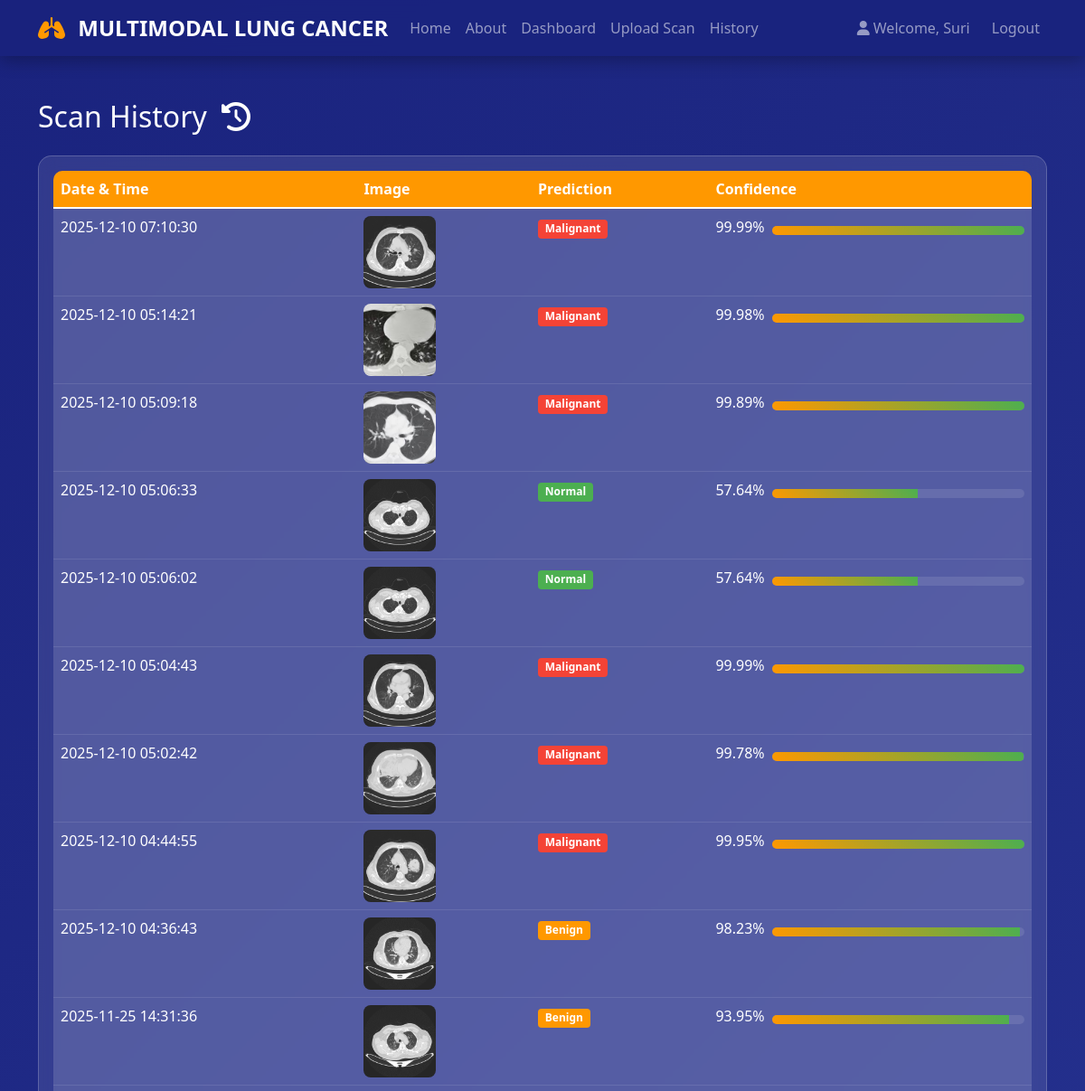
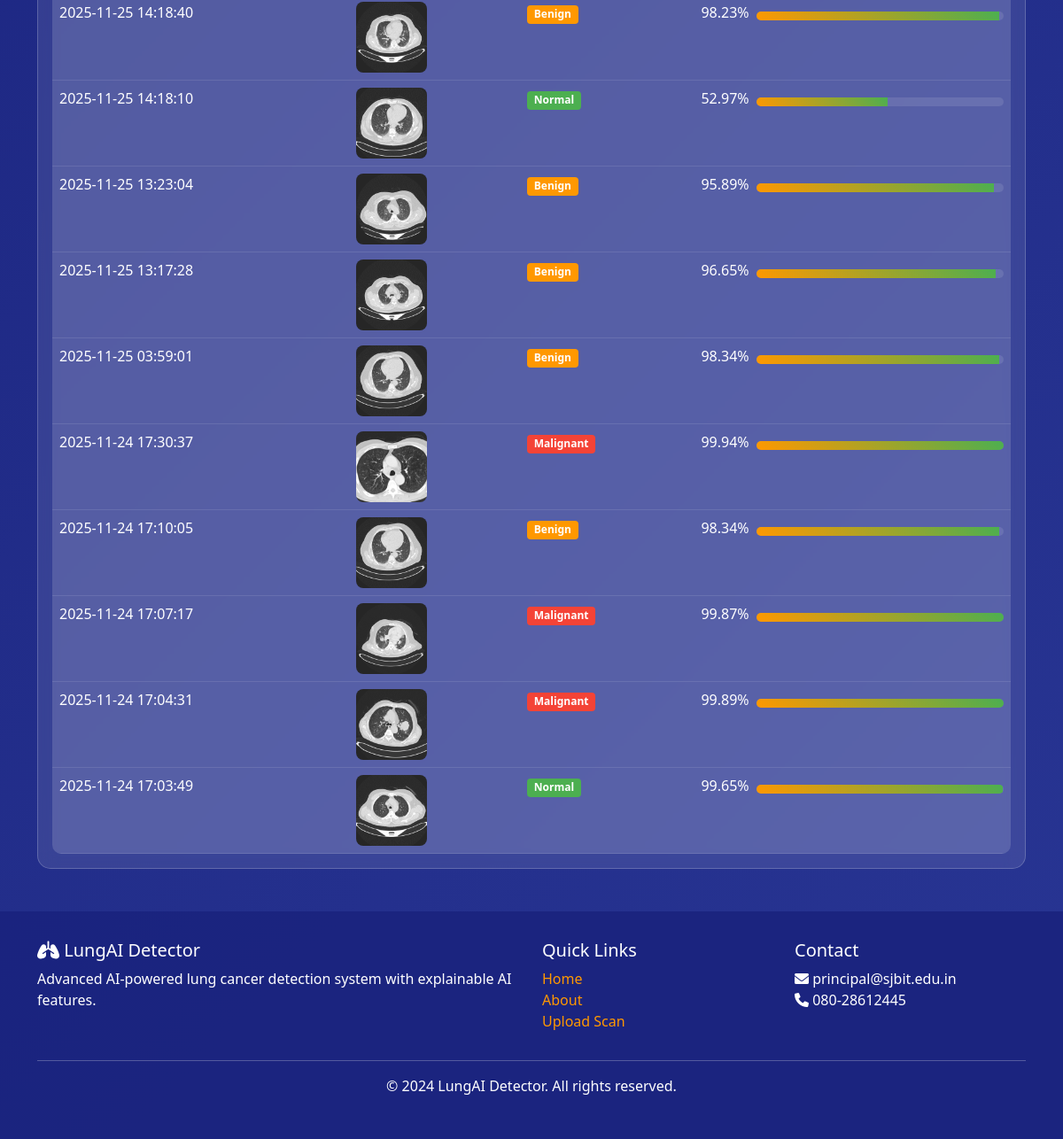
The app's page /history (signed in) with its own data (2 pictures, top to bottom).
### tables this page shows
CREATE TABLE predictions
                 (id INTEGER PRIMARY KEY AUTOINCREMENT,
                  user_id INTEGER,
                  image_path TEXT NOT NULL,
                  prediction TEXT NOT NULL,
                  confidence REAL NOT NULL,
                  created_at TIMESTAMP DEFAULT CURRENT_TIMESTAMP,
                  FOREIGN KEY (user_id) REFERENCES users (id));

### app.py (the view)
@app.route('/history')
def history():
    if 'user_id' not in session:
        return redirect(url_for('login'))
    conn = get_db_connection()
    predictions = conn.execute(
        'SELECT * FROM predictions WHERE user_id = ? ORDER BY created_at DESC',
        (session['user_id'],)
    ).fetchall()
    conn.close()
    return render_template('history.html', predictions=predictions)

### app.py (called while the page is built)
def get_db_connection():
    conn = sqlite3.connect('database.db')
    conn.row_factory = sqlite3.Row
    return conn

### templates/history.html (shortened to what this page needs)
{% extends "base.html" %}
{% block content %}
<div class="container my-5">
    <h2 class="mb-4">Scan History <i class="fas fa-history ms-2"></i></h2>
    {% if predictions %}
    <div class="card card-custom">
        <div class="card-body">
            <div class="table-responsive">
                <table class="table table-hover history-table">
                    <thead>
                        <tr>
                            <th>Date & Time</th>
                            <th>Image</th>
                            <th>Prediction</th>
                            <th>Confidence</th>
                        </tr>
                    </thead>
                    <tbody>
                        {% for pred in predictions %}
                        <tr>
                            <td>{{ pred.created_at }}</td>
                            <td>
                                <img src="{{ url_for('static', filename='uploads/' + pred.image_path.split('/')[-1]) }}"
                                     alt="CT Scan" style="width: 80px; height: 80px; object-fit: cover; border-radius: 8px;">
                            </td>
                            <td>
                                {% if pred.prediction == "Normal cases" %}
                                <span class="badge badge-normal">Normal</span>
                                {% elif pred.prediction == "Bengin cases" %}
                                <span class="badge badge-benign">Benign</span>
                                {% else %}
                                <span class="badge badge-malignant">Malignant</span>
                                {% endif %}
                            </td>
                            <td>
                                <div class="d-flex align-items-center">
                                    <span class="me-2">{{ "%.2f"|format(pred.confidence * 100) }}%</span>
                                    <div class="progress flex-grow-1" style="width: 100px;">
                                        <div class="progress-bar" style="width: {{ pred.confidence * 100 }}%"></div>
                                    </div>
                                </div>
                            </td>
                        </tr>
                        {% endfor %}
                    </tbody>
                </table>
            </div>
        </div>
    </div>
    {% endif %}
</div>
{% endblock %}

### templates/base.html (shortened to what this page needs)
<!DOCTYPE html>
<html lang="en">
<head>
    <link href="https://cdn.jsdelivr.net/npm/bootstrap@5.1.3/dist/css/bootstrap.min.css" rel="stylesheet">
    <link href="https://cdnjs.cloudflare.com/ajax/libs/font-awesome/6.0.0/css/all.min.css" rel="stylesheet">
    <link rel="stylesheet" href="{{ url_for('static', filename='css/style.css') }}">
</head>
<body>
    <nav class="navbar navbar-expand-lg navbar-dark custom-navbar">
        <div class="container">
            <a class="navbar-brand" href="{{ url_for('index') }}">
                <i class="fas fa-lungs"></i> MULTIMODAL LUNG CANCER
            </a>
            <div class="collapse navbar-collapse" id="navbarNav">
                <ul class="navbar-nav me-auto">
                    <li class="nav-item">
                        <a class="nav-link" href="{{ url_for('index') }}">Home</a>
                    </li>
                    <li class="nav-item">
                        <a class="nav-link" href="{{ url_for('about') }}">About</a>
                    </li>
                    {% if session.user_id %}
                    <li class="nav-item">
                        <a class="nav-link" href="{{ url_for('dashboard') }}">Dashboard</a>
                    </li>
                    <li class="nav-item">
                        <a class="nav-link" href="{{ url_for('upload') }}">Upload Scan</a>
                    </li>
                    <li class="nav-item">
                        <a class="nav-link" href="{{ url_for('history') }}">History</a>
                    </li>
                    {% endif %}
                </ul>
                <ul class="navbar-nav">
                    {% if session.user_id %}
                    <li class="nav-item">
                        <span class="navbar-text me-3 d-flex align-items-center">
                    <i class="fas fa-user me-1"></i> Welcome, {{ session.username }}
                        </span>
                </li>
                    <li class="nav-item">
                        <a class="nav-link" href="{{ url_for('logout') }}">Logout</a>
                    </li>
                    {% endif %}
                </ul>
            </div>
        </div>
    </nav>
    <main>
        {% block content %}{% endblock %}
    </main>
    <footer class="custom-footer mt-5">
        <div class="container">
            <div class="row">
                <div class="col-md-6">
                    <h5><i class="fas fa-lungs"></i> LungAI Detector</h5>
                    <p>Advanced AI-powered lung cancer detection system with explainable AI features.</p>
                </div>
                <div class="col-md-3">
                    <h5>Quick Links</h5>
                    <ul class="list-unstyled">
                        <li><a href="{{ url_for('index') }}">Home</a></li>
                        <li><a href="{{ url_for('about') }}">About</a></li>
                        <li><a href="{{ url_for('upload') }}">Upload Scan</a></li>
                    </ul>
                </div>
                <div class="col-md-3">
                    <h5>Contact</h5>
                    <ul class="list-unstyled">
                        <li><i class="fas fa-envelope"></i> principal@sjbit.edu.in</li>
                        <li><i class="fas fa-phone"></i> 080-28612445</li>
                    </ul>
                </div>
            </div>
            <hr>
            <div class="text-center">
                <p>&copy; 2024 LungAI Detector. All rights reserved.</p>
            </div>
        </div>
    </footer>
</body>
</html>

### static/css/style.css (style rules this page uses)
:root { --dark-blue: #1a237e; --medium-blue: #283593; --light-blue: #303f9f; --orange: #ff9800; --green: #4caf50; --light-green: #8bc34a; --white: #ffffff; --light-gray: #f5f5f5; --dark-gray: #333333; }
body { background: linear-gradient(135deg, var(--dark-blue) 0%, var(--medium-blue) 100%); color: var(--white); min-height: 100vh; font-family: 'Segoe UI', Tahoma, Geneva, Verdana, sans-serif; }
.custom-navbar { background: rgba(26, 35, 126, 0.95) !important; backdrop-filter: blur(10px); box-shadow: 0 4px 20px rgba(0, 0, 0, 0.3); }
.navbar-brand { font-weight: bold; font-size: 1.5rem; }
.navbar-brand i { color: var(--orange); margin-right: 0.5rem; }
.custom-footer { background: rgba(26, 35, 126, 0.9); color: var(--white); padding: 2rem 0; margin-top: auto; }
.custom-footer a { color: var(--orange); text-decoration: none; }
.card-custom { background: rgba(255, 255, 255, 0.1); backdrop-filter: blur(10px); border: 1px solid rgba(255, 255, 255, 0.2); border-radius: 15px; color: var(--white); transition: transform 0.3s ease; }
.badge-normal { background: var(--green); }
.badge-benign { background: var(--orange); }
.badge-malignant { background: #f44336; }
.history-table { background: rgba(255, 255, 255, 0.1); border-radius: 10px; overflow: hidden; }
.table { color: var(--white); margin-bottom: 0; }
.table th { background: var(--orange); border: none; color: var(--white); }
.table td { background: rgba(255, 255, 255, 0.05); border-color: rgba(255, 255, 255, 0.1); }
.progress { height: 10px; background: rgba(255, 255, 255, 0.1); border-radius: 5px; margin-top: 0.5rem; }
.progress-bar { background: linear-gradient(45deg, var(--orange), var(--green)); }

### records on screen
predictions: created_at "2025-12-10 07:10:30", image_path (picture), prediction "Malignant", pred.confidence*100 "99.99"
predictions: created_at "2025-12-10 05:14:21", image_path (picture), prediction "Malignant", pred.confidence*100 "99.98"
predictions: created_at "2025-12-10 05:09:18", image_path (picture), prediction "Malignant", pred.confidence*100 "99.89"
predictions: created_at "2025-12-10 05:06:33", image_path (picture), prediction "Normal", pred.confidence*100 "57.64"
predictions: created_at "2025-12-10 05:06:02", image_path (picture), prediction "Normal", pred.confidence*100 "57.64"
predictions: created_at "2025-12-10 05:04:43", image_path (picture), prediction "Malignant", pred.confidence*100 "99.99"
predictions: created_at "2025-12-10 05:02:42", image_path (picture), prediction "Malignant", pred.confidence*100 "99.78"
predictions: created_at "2025-12-10 04:44:55", image_path (picture), prediction "Malignant", pred.confidence*100 "99.95"
predictions: created_at "2025-12-10 04:36:43", image_path (picture), prediction "Benign", pred.confidence*100 "98.23"
predictions: created_at "2025-11-25 14:31:36", image_path (picture), prediction "Benign", pred.confidence*100 "93.95"
predictions: created_at "2025-11-25 14:18:40", image_path (picture), prediction "Benign", pred.confidence*100 "98.23"
predictions: created_at "2025-11-25 14:18:10", image_path (picture), prediction "Normal", pred.confidence*100 "52.97"
predictions: created_at "2025-11-25 13:23:04", image_path (picture), prediction "Benign", pred.confidence*100 "95.89"
predictions: created_at "2025-11-25 13:17:28", image_path (picture), prediction "Benign", pred.confidence*100 "96.65"
predictions: created_at "2025-11-25 03:59:01", image_path (picture), prediction "Benign", pred.confidence*100 "98.34"
predictions: created_at "2025-11-24 17:30:37", image_path (picture), prediction "Malignant", pred.confidence*100 "99.94"
predictions: created_at "2025-11-24 17:10:05", image_path (picture), prediction "Benign", pred.confidence*100 "98.34"
predictions: created_at "2025-11-24 17:07:17", image_path (picture), prediction "Malignant", pred.confidence*100 "99.87"
predictions: created_at "2025-11-24 17:04:31", image_path (picture), prediction "Malignant", pred.confidence*100 "99.89"
predictions: created_at "2025-11-24 17:03:49", image_path (picture), prediction "Normal", pred.confidence*100 "99.65"

### other values on screen
{{ session.username }} "Suri"
